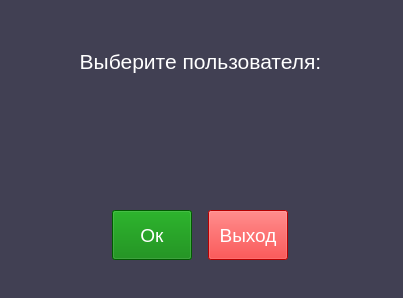
<?xml version="1.0" encoding="UTF-8"?>
<ui version="4.0">
 <class>selectUserWindow</class>
 <widget class="QMainWindow" name="selectUserWindow">
  <property name="geometry">
   <rect>
    <x>0</x>
    <y>0</y>
    <width>403</width>
    <height>298</height>
   </rect>
  </property>
  <property name="sizePolicy">
   <sizepolicy hsizetype="Ignored" vsizetype="Ignored">
    <horstretch>0</horstretch>
    <verstretch>0</verstretch>
   </sizepolicy>
  </property>
  <property name="minimumSize">
   <size>
    <width>403</width>
    <height>298</height>
   </size>
  </property>
  <property name="maximumSize">
   <size>
    <width>403</width>
    <height>298</height>
   </size>
  </property>
  <property name="windowTitle">
   <string>TimeTracker</string>
  </property>
  <property name="windowIcon">
   <iconset>
    <normaloff>../images/icon.png</normaloff>../images/icon.png</iconset>
  </property>
  <property name="styleSheet">
   <string notr="true">background-color: #414053;</string>
  </property>
  <property name="animated">
   <bool>true</bool>
  </property>
  <widget class="QWidget" name="centralwidget">
   <widget class="QWidget" name="verticalLayoutWidget">
    <property name="geometry">
     <rect>
      <x>60</x>
      <y>30</y>
      <width>281</width>
      <height>231</height>
     </rect>
    </property>
    <layout class="QVBoxLayout" name="verticalLayout">
     <property name="sizeConstraint">
      <enum>QLayout::SetDefaultConstraint</enum>
     </property>
     <item>
      <widget class="QLabel" name="select_user_label">
       <property name="sizePolicy">
        <sizepolicy hsizetype="Preferred" vsizetype="Maximum">
         <horstretch>0</horstretch>
         <verstretch>0</verstretch>
        </sizepolicy>
       </property>
       <property name="maximumSize">
        <size>
         <width>16777215</width>
         <height>60</height>
        </size>
       </property>
       <property name="baseSize">
        <size>
         <width>0</width>
         <height>0</height>
        </size>
       </property>
       <property name="font">
        <font>
         <pointsize>16</pointsize>
        </font>
       </property>
       <property name="styleSheet">
        <string notr="true">color: white;</string>
       </property>
       <property name="text">
        <string>Выберите пользователя:</string>
       </property>
       <property name="scaledContents">
        <bool>false</bool>
       </property>
       <property name="alignment">
        <set>Qt::AlignCenter</set>
       </property>
      </widget>
     </item>
     <item>
      <layout class="QGridLayout" name="gridLayout_2">
       <item row="0" column="2">
        <widget class="QPushButton" name="new_user">
         <property name="enabled">
          <bool>true</bool>
         </property>
         <property name="sizePolicy">
          <sizepolicy hsizetype="Fixed" vsizetype="Fixed">
           <horstretch>0</horstretch>
           <verstretch>0</verstretch>
          </sizepolicy>
         </property>
         <property name="maximumSize">
          <size>
           <width>75</width>
           <height>75</height>
          </size>
         </property>
         <property name="cursor">
          <cursorShape>PointingHandCursor</cursorShape>
         </property>
         <property name="text">
          <string comment="test2" extracomment="test1"/>
         </property>
         <property name="icon">
          <iconset>
           <normaloff>../images/users_photo/addNewUser.png</normaloff>../images/users_photo/addNewUser.png</iconset>
         </property>
         <property name="iconSize">
          <size>
           <width>120</width>
           <height>120</height>
          </size>
         </property>
         <property name="flat">
          <bool>true</bool>
         </property>
        </widget>
       </item>
       <item row="0" column="1">
        <widget class="QPushButton" name="default_user">
         <property name="enabled">
          <bool>true</bool>
         </property>
         <property name="sizePolicy">
          <sizepolicy hsizetype="Fixed" vsizetype="Fixed">
           <horstretch>0</horstretch>
           <verstretch>0</verstretch>
          </sizepolicy>
         </property>
         <property name="maximumSize">
          <size>
           <width>75</width>
           <height>75</height>
          </size>
         </property>
         <property name="cursor">
          <cursorShape>PointingHandCursor</cursorShape>
         </property>
         <property name="text">
          <string/>
         </property>
         <property name="icon">
          <iconset>
           <normaloff>../images/users_photo/default.png</normaloff>../images/users_photo/default.png</iconset>
         </property>
         <property name="iconSize">
          <size>
           <width>70</width>
           <height>70</height>
          </size>
         </property>
         <property name="flat">
          <bool>true</bool>
         </property>
        </widget>
       </item>
      </layout>
     </item>
     <item>
      <spacer name="verticalSpacer">
       <property name="orientation">
        <enum>Qt::Vertical</enum>
       </property>
       <property name="sizeType">
        <enum>QSizePolicy::Maximum</enum>
       </property>
       <property name="sizeHint" stdset="0">
        <size>
         <width>20</width>
         <height>30</height>
        </size>
       </property>
      </spacer>
     </item>
     <item>
      <layout class="QGridLayout" name="gridLayout">
       <property name="sizeConstraint">
        <enum>QLayout::SetDefaultConstraint</enum>
       </property>
       <property name="verticalSpacing">
        <number>6</number>
       </property>
       <item row="2" column="1">
        <layout class="QHBoxLayout" name="horizontalLayout">
         <item>
          <widget class="QPushButton" name="create">
           <property name="sizePolicy">
            <sizepolicy hsizetype="Fixed" vsizetype="Fixed">
             <horstretch>0</horstretch>
             <verstretch>0</verstretch>
            </sizepolicy>
           </property>
           <property name="maximumSize">
            <size>
             <width>80</width>
             <height>50</height>
            </size>
           </property>
           <property name="sizeIncrement">
            <size>
             <width>0</width>
             <height>0</height>
            </size>
           </property>
           <property name="font">
            <font>
             <pointsize>14</pointsize>
            </font>
           </property>
           <property name="cursor">
            <cursorShape>PointingHandCursor</cursorShape>
           </property>
           <property name="styleSheet">
            <string notr="true">background-color: green;color: white;</string>
           </property>
           <property name="text">
            <string>Ок</string>
           </property>
          </widget>
         </item>
         <item>
          <spacer name="horizontalSpacer">
           <property name="orientation">
            <enum>Qt::Horizontal</enum>
           </property>
           <property name="sizeType">
            <enum>QSizePolicy::Maximum</enum>
           </property>
           <property name="sizeHint" stdset="0">
            <size>
             <width>10</width>
             <height>5</height>
            </size>
           </property>
          </spacer>
         </item>
         <item>
          <widget class="QPushButton" name="exit">
           <property name="sizePolicy">
            <sizepolicy hsizetype="Fixed" vsizetype="Fixed">
             <horstretch>0</horstretch>
             <verstretch>0</verstretch>
            </sizepolicy>
           </property>
           <property name="maximumSize">
            <size>
             <width>80</width>
             <height>50</height>
            </size>
           </property>
           <property name="font">
            <font>
             <pointsize>14</pointsize>
            </font>
           </property>
           <property name="cursor">
            <cursorShape>PointingHandCursor</cursorShape>
           </property>
           <property name="styleSheet">
            <string notr="true">background-color: red;color: white;</string>
           </property>
           <property name="text">
            <string>Выход</string>
           </property>
          </widget>
         </item>
        </layout>
       </item>
      </layout>
     </item>
    </layout>
   </widget>
  </widget>
  <widget class="QStatusBar" name="statusbar"/>
 </widget>
 <resources/>
 <connections/>
</ui>
